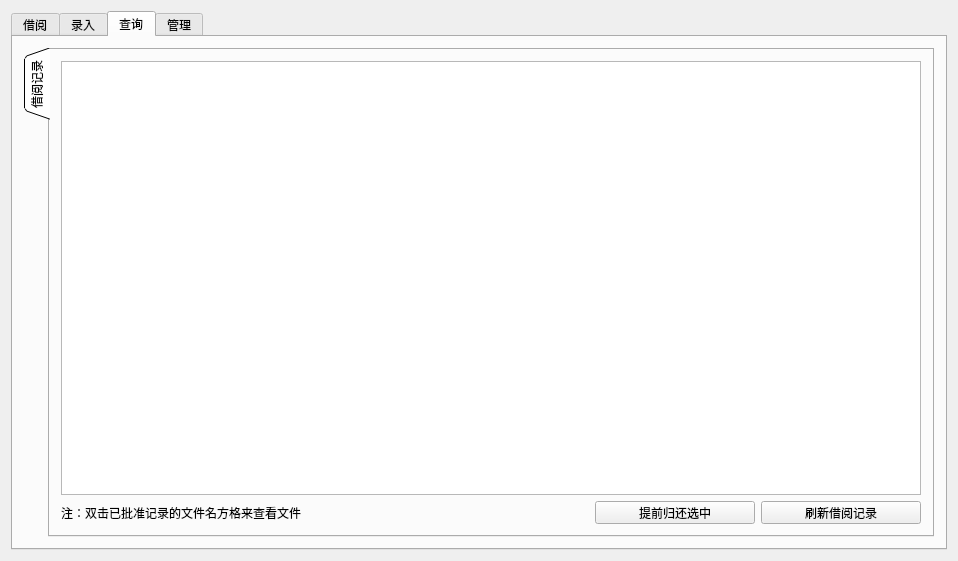
<?xml version="1.0" encoding="UTF-8"?>
<ui version="4.0">
 <class>MainWindowClass</class>
 <widget class="QWidget" name="MainWindowClass">
  <property name="geometry">
   <rect>
    <x>0</x>
    <y>0</y>
    <width>958</width>
    <height>561</height>
   </rect>
  </property>
  <property name="windowTitle">
   <string>MainWindow</string>
  </property>
  <layout class="QGridLayout" name="gridLayout_8">
   <item row="0" column="0">
    <widget class="QTabWidget" name="tabWidget">
     <property name="currentIndex">
      <number>2</number>
     </property>
     <property name="usesScrollButtons">
      <bool>true</bool>
     </property>
     <widget class="QWidget" name="borrowPage">
      <attribute name="title">
       <string>借阅</string>
      </attribute>
      <layout class="QGridLayout" name="gridLayout_13">
       <item row="0" column="0">
        <widget class="QLabel" name="borrowFileLabel">
         <property name="font">
          <font>
           <family>Microsoft YaHei UI</family>
           <pointsize>12</pointsize>
          </font>
         </property>
         <property name="text">
          <string>借阅文件</string>
         </property>
        </widget>
       </item>
       <item row="0" column="1">
        <widget class="QLineEdit" name="borrowFileTitle">
         <property name="font">
          <font>
           <family>Microsoft YaHei UI</family>
           <pointsize>12</pointsize>
          </font>
         </property>
        </widget>
       </item>
       <item row="0" column="3">
        <widget class="QLabel" name="outputFileExists">
         <property name="font">
          <font>
           <family>Microsoft YaHei UI</family>
           <pointsize>12</pointsize>
          </font>
         </property>
         <property name="text">
          <string>不存在</string>
         </property>
        </widget>
       </item>
       <item row="1" column="0">
        <widget class="QLabel" name="returnTimeLabel">
         <property name="font">
          <font>
           <family>Microsoft YaHei UI</family>
           <pointsize>12</pointsize>
          </font>
         </property>
         <property name="text">
          <string>归还时间</string>
         </property>
        </widget>
       </item>
       <item row="1" column="1">
        <widget class="QDateTimeEdit" name="returnDateTime">
         <property name="font">
          <font>
           <family>Microsoft YaHei UI</family>
           <pointsize>12</pointsize>
          </font>
         </property>
        </widget>
       </item>
       <item row="2" column="1">
        <widget class="QDialogButtonBox" name="borrowRecordSubmitButton">
         <property name="standardButtons">
          <set>QDialogButtonBox::Cancel|QDialogButtonBox::Ok</set>
         </property>
        </widget>
       </item>
      </layout>
     </widget>
     <widget class="QWidget" name="entryPage">
      <attribute name="title">
       <string>录入</string>
      </attribute>
      <layout class="QGridLayout" name="gridLayout_3">
       <item row="0" column="9">
        <widget class="QLabel" name="outputFileTitleUseableLabel">
         <property name="text">
          <string>为空</string>
         </property>
        </widget>
       </item>
       <item row="2" column="0">
        <widget class="QLabel" name="contentLabel">
         <property name="font">
          <font>
           <family>Microsoft YaHei UI</family>
           <pointsize>12</pointsize>
          </font>
         </property>
         <property name="text">
          <string>正文：</string>
         </property>
        </widget>
       </item>
       <item row="0" column="2" colspan="7">
        <widget class="QLineEdit" name="fileTitle">
         <property name="font">
          <font>
           <family>Microsoft YaHei UI</family>
           <pointsize>12</pointsize>
          </font>
         </property>
        </widget>
       </item>
       <item row="1" column="8" colspan="2">
        <widget class="QGroupBox" name="secLevelRadioButtonBox">
         <property name="title">
          <string/>
         </property>
         <layout class="QGridLayout" name="gridLayout_2">
          <item row="0" column="2">
           <widget class="QRadioButton" name="sec1">
            <property name="font">
             <font>
              <family>Microsoft YaHei UI</family>
              <pointsize>12</pointsize>
             </font>
            </property>
            <property name="text">
             <string>秘密</string>
            </property>
           </widget>
          </item>
          <item row="0" column="0">
           <widget class="QRadioButton" name="sec0">
            <property name="font">
             <font>
              <family>Microsoft YaHei UI</family>
              <pointsize>12</pointsize>
             </font>
            </property>
            <property name="text">
             <string>绝密</string>
            </property>
           </widget>
          </item>
          <item row="0" column="4">
           <widget class="QRadioButton" name="sec3">
            <property name="font">
             <font>
              <family>Microsoft YaHei UI</family>
              <pointsize>12</pointsize>
             </font>
            </property>
            <property name="text">
             <string>普通</string>
            </property>
            <property name="checkable">
             <bool>true</bool>
            </property>
            <property name="checked">
             <bool>true</bool>
            </property>
           </widget>
          </item>
          <item row="0" column="3">
           <widget class="QRadioButton" name="sec2">
            <property name="font">
             <font>
              <family>Microsoft YaHei UI</family>
              <pointsize>12</pointsize>
             </font>
            </property>
            <property name="text">
             <string>机密</string>
            </property>
           </widget>
          </item>
         </layout>
        </widget>
       </item>
       <item row="1" column="5">
        <widget class="QDateTimeEdit" name="fileSaveTime">
         <property name="minimumSize">
          <size>
           <width>176</width>
           <height>27</height>
          </size>
         </property>
         <property name="maximumSize">
          <size>
           <width>176</width>
           <height>27</height>
          </size>
         </property>
         <property name="font">
          <font>
           <family>Microsoft YaHei UI</family>
           <pointsize>12</pointsize>
          </font>
         </property>
         <property name="dateTime">
          <datetime>
           <hour>23</hour>
           <minute>59</minute>
           <second>59</second>
           <year>2022</year>
           <month>12</month>
           <day>31</day>
          </datetime>
         </property>
         <property name="displayFormat">
          <string>yyyy/M/d hh:mm:ss</string>
         </property>
        </widget>
       </item>
       <item row="1" column="3">
        <spacer name="horizontalSpacer_2">
         <property name="orientation">
          <enum>Qt::Horizontal</enum>
         </property>
         <property name="sizeHint" stdset="0">
          <size>
           <width>44</width>
           <height>20</height>
          </size>
         </property>
        </spacer>
       </item>
       <item row="3" column="0" colspan="10">
        <widget class="QTextEdit" name="fileContent">
         <property name="font">
          <font>
           <family>Microsoft YaHei</family>
           <pointsize>11</pointsize>
          </font>
         </property>
        </widget>
       </item>
       <item row="0" column="0" colspan="2">
        <widget class="QLabel" name="fileTitleLabel">
         <property name="font">
          <font>
           <family>Microsoft YaHei UI</family>
           <pointsize>12</pointsize>
          </font>
         </property>
         <property name="text">
          <string>档案名称：</string>
         </property>
        </widget>
       </item>
       <item row="1" column="6">
        <spacer name="horizontalSpacer">
         <property name="orientation">
          <enum>Qt::Horizontal</enum>
         </property>
         <property name="sizeHint" stdset="0">
          <size>
           <width>44</width>
           <height>20</height>
          </size>
         </property>
        </spacer>
       </item>
       <item row="1" column="7">
        <widget class="QLabel" name="secLevelLabel">
         <property name="font">
          <font>
           <family>Microsoft YaHei UI</family>
           <pointsize>12</pointsize>
          </font>
         </property>
         <property name="text">
          <string>保密等级：</string>
         </property>
        </widget>
       </item>
       <item row="1" column="2">
        <widget class="QDateTimeEdit" name="fileLoadTime">
         <property name="minimumSize">
          <size>
           <width>176</width>
           <height>27</height>
          </size>
         </property>
         <property name="maximumSize">
          <size>
           <width>176</width>
           <height>27</height>
          </size>
         </property>
         <property name="font">
          <font>
           <family>Microsoft YaHei UI</family>
           <pointsize>12</pointsize>
          </font>
         </property>
         <property name="dateTime">
          <datetime>
           <hour>23</hour>
           <minute>59</minute>
           <second>59</second>
           <year>2022</year>
           <month>11</month>
           <day>30</day>
          </datetime>
         </property>
         <property name="displayFormat">
          <string>yyyy/M/d hh:mm:ss</string>
         </property>
        </widget>
       </item>
       <item row="1" column="0" colspan="2">
        <widget class="QLabel" name="fileLoadTimeLabel">
         <property name="font">
          <font>
           <family>Microsoft YaHei UI</family>
           <pointsize>12</pointsize>
          </font>
         </property>
         <property name="text">
          <string>开始时间：</string>
         </property>
        </widget>
       </item>
       <item row="1" column="4">
        <widget class="QLabel" name="fileSaveTimeLabel">
         <property name="font">
          <font>
           <family>Microsoft YaHei UI</family>
           <pointsize>12</pointsize>
          </font>
         </property>
         <property name="text">
          <string>结束时间：</string>
         </property>
        </widget>
       </item>
       <item row="2" column="1" colspan="9">
        <spacer name="horizontalSpacer_3">
         <property name="orientation">
          <enum>Qt::Horizontal</enum>
         </property>
         <property name="sizeHint" stdset="0">
          <size>
           <width>945</width>
           <height>20</height>
          </size>
         </property>
        </spacer>
       </item>
       <item row="4" column="8">
        <widget class="QDialogButtonBox" name="saveButtonBox">
         <property name="standardButtons">
          <set>QDialogButtonBox::Cancel|QDialogButtonBox::Ok</set>
         </property>
        </widget>
       </item>
      </layout>
     </widget>
     <widget class="QWidget" name="queryPage">
      <attribute name="title">
       <string>查询</string>
      </attribute>
      <layout class="QGridLayout" name="gridLayout">
       <item row="0" column="0">
        <widget class="QTabWidget" name="queryTab">
         <property name="tabletTracking">
          <bool>false</bool>
         </property>
         <property name="tabPosition">
          <enum>QTabWidget::West</enum>
         </property>
         <property name="tabShape">
          <enum>QTabWidget::Triangular</enum>
         </property>
         <property name="currentIndex">
          <number>0</number>
         </property>
         <property name="elideMode">
          <enum>Qt::ElideNone</enum>
         </property>
         <widget class="QWidget" name="tab">
          <attribute name="title">
           <string>借阅记录</string>
          </attribute>
          <layout class="QGridLayout" name="gridLayout_9">
           <item row="0" column="0" colspan="3">
            <widget class="QTableView" name="queryBorrowRecordTable"/>
           </item>
           <item row="1" column="0">
            <widget class="QLabel" name="label">
             <property name="text">
              <string>注：双击已批准记录的文件名方格来查看文件</string>
             </property>
            </widget>
           </item>
           <item row="1" column="1">
            <widget class="QPushButton" name="returnSelectRecordButton">
             <property name="maximumSize">
              <size>
               <width>160</width>
               <height>23</height>
              </size>
             </property>
             <property name="text">
              <string>提前归还选中</string>
             </property>
            </widget>
           </item>
           <item row="1" column="2">
            <widget class="QPushButton" name="refushBorrowRecordButton">
             <property name="maximumSize">
              <size>
               <width>160</width>
               <height>23</height>
              </size>
             </property>
             <property name="text">
              <string>刷新借阅记录</string>
             </property>
            </widget>
           </item>
          </layout>
         </widget>
        </widget>
       </item>
      </layout>
     </widget>
     <widget class="QWidget" name="controlPage">
      <attribute name="title">
       <string>管理</string>
      </attribute>
      <layout class="QGridLayout" name="gridLayout_4">
       <item row="0" column="1">
        <widget class="QToolBox" name="controlBox">
         <property name="currentIndex">
          <number>0</number>
         </property>
         <widget class="QWidget" name="fileControl">
          <property name="geometry">
           <rect>
            <x>0</x>
            <y>0</y>
            <width>916</width>
            <height>422</height>
           </rect>
          </property>
          <attribute name="label">
           <string>文件数据管理</string>
          </attribute>
          <layout class="QGridLayout" name="gridLayout_7">
           <item row="1" column="0">
            <widget class="QPushButton" name="refreshFile">
             <property name="text">
              <string>刷新文件</string>
             </property>
            </widget>
           </item>
           <item row="1" column="1">
            <widget class="QPushButton" name="checkOverdueFile">
             <property name="text">
              <string>检查过期文件</string>
             </property>
            </widget>
           </item>
           <item row="1" column="2">
            <widget class="QPushButton" name="deleteSelectedFile">
             <property name="text">
              <string>删除选中文件</string>
             </property>
            </widget>
           </item>
           <item row="0" column="0" colspan="3">
            <widget class="QTableView" name="fileTable"/>
           </item>
          </layout>
         </widget>
         <widget class="QWidget" name="manageControl">
          <property name="geometry">
           <rect>
            <x>0</x>
            <y>0</y>
            <width>916</width>
            <height>422</height>
           </rect>
          </property>
          <attribute name="label">
           <string>用户权限管理</string>
          </attribute>
          <layout class="QGridLayout" name="gridLayout_6">
           <item row="1" column="2">
            <widget class="QPushButton" name="deleteUser">
             <property name="text">
              <string>删除用户</string>
             </property>
            </widget>
           </item>
           <item row="0" column="0" colspan="3">
            <widget class="QTableView" name="userTable"/>
           </item>
           <item row="1" column="0">
            <widget class="QPushButton" name="upLevel">
             <property name="text">
              <string>提升权限</string>
             </property>
            </widget>
           </item>
           <item row="1" column="1">
            <widget class="QPushButton" name="downLevel">
             <property name="text">
              <string>降低权限</string>
             </property>
            </widget>
           </item>
          </layout>
         </widget>
         <widget class="QWidget" name="borrowRecordControl">
          <attribute name="label">
           <string>借阅记录管理</string>
          </attribute>
          <layout class="QGridLayout" name="gridLayout_5">
           <item row="0" column="0" colspan="2">
            <widget class="QTableView" name="borrowRecordTable"/>
           </item>
           <item row="1" column="0">
            <widget class="QPushButton" name="acceptRecordButton">
             <property name="text">
              <string>批准选中</string>
             </property>
            </widget>
           </item>
           <item row="1" column="1">
            <widget class="QPushButton" name="refuseRecordButton">
             <property name="text">
              <string>拒绝选中</string>
             </property>
            </widget>
           </item>
          </layout>
         </widget>
        </widget>
       </item>
      </layout>
     </widget>
    </widget>
   </item>
  </layout>
 </widget>
 <layoutdefault spacing="6" margin="11"/>
 <resources/>
 <connections>
  <connection>
   <sender>fileContent</sender>
   <signal>textChanged()</signal>
   <receiver>MainWindowClass</receiver>
   <slot>onFileContentChanged()</slot>
   <hints>
    <hint type="sourcelabel">
     <x>911</x>
     <y>221</y>
    </hint>
    <hint type="destinationlabel">
     <x>933</x>
     <y>263</y>
    </hint>
   </hints>
  </connection>
  <connection>
   <sender>fileTitle</sender>
   <signal>textChanged(QString)</signal>
   <receiver>MainWindowClass</receiver>
   <slot>onFileTitleChanged(QString)</slot>
   <hints>
    <hint type="sourcelabel">
     <x>332</x>
     <y>44</y>
    </hint>
    <hint type="destinationlabel">
     <x>933</x>
     <y>57</y>
    </hint>
   </hints>
  </connection>
  <connection>
   <sender>fileSaveTime</sender>
   <signal>editingFinished()</signal>
   <receiver>MainWindowClass</receiver>
   <slot>onSaveTimeChanged()</slot>
   <hints>
    <hint type="sourcelabel">
     <x>548</x>
     <y>96</y>
    </hint>
    <hint type="destinationlabel">
     <x>933</x>
     <y>107</y>
    </hint>
   </hints>
  </connection>
  <connection>
   <sender>fileLoadTime</sender>
   <signal>editingFinished()</signal>
   <receiver>MainWindowClass</receiver>
   <slot>onLoadTimeChanged()</slot>
   <hints>
    <hint type="sourcelabel">
     <x>191</x>
     <y>103</y>
    </hint>
    <hint type="destinationlabel">
     <x>6</x>
     <y>118</y>
    </hint>
   </hints>
  </connection>
  <connection>
   <sender>tabWidget</sender>
   <signal>tabBarClicked(int)</signal>
   <receiver>MainWindowClass</receiver>
   <slot>onTabWidgetChanged(int)</slot>
   <hints>
    <hint type="sourcelabel">
     <x>103</x>
     <y>56</y>
    </hint>
    <hint type="destinationlabel">
     <x>196</x>
     <y>4</y>
    </hint>
   </hints>
  </connection>
  <connection>
   <sender>saveButtonBox</sender>
   <signal>accepted()</signal>
   <receiver>MainWindowClass</receiver>
   <slot>onSaveButtonClicked()</slot>
   <hints>
    <hint type="sourcelabel">
     <x>822</x>
     <y>530</y>
    </hint>
    <hint type="destinationlabel">
     <x>860</x>
     <y>413</y>
    </hint>
   </hints>
  </connection>
  <connection>
   <sender>saveButtonBox</sender>
   <signal>rejected()</signal>
   <receiver>MainWindowClass</receiver>
   <slot>onCancelButtonClicked()</slot>
   <hints>
    <hint type="sourcelabel">
     <x>779</x>
     <y>530</y>
    </hint>
    <hint type="destinationlabel">
     <x>715</x>
     <y>413</y>
    </hint>
   </hints>
  </connection>
  <connection>
   <sender>controlBox</sender>
   <signal>currentChanged(int)</signal>
   <receiver>MainWindowClass</receiver>
   <slot>onControlPageChanged(int)</slot>
   <hints>
    <hint type="sourcelabel">
     <x>215</x>
     <y>98</y>
    </hint>
    <hint type="destinationlabel">
     <x>4</x>
     <y>51</y>
    </hint>
   </hints>
  </connection>
  <connection>
   <sender>refreshFile</sender>
   <signal>clicked()</signal>
   <receiver>MainWindowClass</receiver>
   <slot>onRefreshFileButtonClicked()</slot>
   <hints>
    <hint type="sourcelabel">
     <x>49</x>
     <y>467</y>
    </hint>
    <hint type="destinationlabel">
     <x>1</x>
     <y>413</y>
    </hint>
   </hints>
  </connection>
  <connection>
   <sender>checkOverdueFile</sender>
   <signal>clicked()</signal>
   <receiver>MainWindowClass</receiver>
   <slot>onCheckOverdueFileButtonClicked()</slot>
   <hints>
    <hint type="sourcelabel">
     <x>419</x>
     <y>469</y>
    </hint>
    <hint type="destinationlabel">
     <x>5</x>
     <y>413</y>
    </hint>
   </hints>
  </connection>
  <connection>
   <sender>deleteSelectedFile</sender>
   <signal>clicked()</signal>
   <receiver>MainWindowClass</receiver>
   <slot>onDeleteSelectedFileButtonClicked()</slot>
   <hints>
    <hint type="sourcelabel">
     <x>739</x>
     <y>463</y>
    </hint>
    <hint type="destinationlabel">
     <x>4</x>
     <y>413</y>
    </hint>
   </hints>
  </connection>
  <connection>
   <sender>upLevel</sender>
   <signal>clicked()</signal>
   <receiver>MainWindowClass</receiver>
   <slot>onUpLevelButtonClicked()</slot>
   <hints>
    <hint type="sourcelabel">
     <x>164</x>
     <y>495</y>
    </hint>
    <hint type="destinationlabel">
     <x>2</x>
     <y>413</y>
    </hint>
   </hints>
  </connection>
  <connection>
   <sender>downLevel</sender>
   <signal>clicked()</signal>
   <receiver>MainWindowClass</receiver>
   <slot>onDownLevelButtonClicked()</slot>
   <hints>
    <hint type="sourcelabel">
     <x>443</x>
     <y>492</y>
    </hint>
    <hint type="destinationlabel">
     <x>1</x>
     <y>413</y>
    </hint>
   </hints>
  </connection>
  <connection>
   <sender>deleteUser</sender>
   <signal>clicked()</signal>
   <receiver>MainWindowClass</receiver>
   <slot>onDeleteUserButtonClicked()</slot>
   <hints>
    <hint type="sourcelabel">
     <x>792</x>
     <y>489</y>
    </hint>
    <hint type="destinationlabel">
     <x>1</x>
     <y>413</y>
    </hint>
   </hints>
  </connection>
  <connection>
   <sender>acceptRecordButton</sender>
   <signal>clicked()</signal>
   <receiver>MainWindowClass</receiver>
   <slot>onAcceptRecordButtonClicked()</slot>
   <hints>
    <hint type="sourcelabel">
     <x>172</x>
     <y>524</y>
    </hint>
    <hint type="destinationlabel">
     <x>2</x>
     <y>413</y>
    </hint>
   </hints>
  </connection>
  <connection>
   <sender>refuseRecordButton</sender>
   <signal>clicked()</signal>
   <receiver>MainWindowClass</receiver>
   <slot>onRefuseRecordButtonClicked()</slot>
   <hints>
    <hint type="sourcelabel">
     <x>617</x>
     <y>528</y>
    </hint>
    <hint type="destinationlabel">
     <x>4</x>
     <y>413</y>
    </hint>
   </hints>
  </connection>
  <connection>
   <sender>borrowFileTitle</sender>
   <signal>textChanged(QString)</signal>
   <receiver>MainWindowClass</receiver>
   <slot>onBorrowFileTitleChanged(QString)</slot>
   <hints>
    <hint type="sourcelabel">
     <x>169</x>
     <y>159</y>
    </hint>
    <hint type="destinationlabel">
     <x>0</x>
     <y>155</y>
    </hint>
   </hints>
  </connection>
  <connection>
   <sender>returnDateTime</sender>
   <signal>editingFinished()</signal>
   <receiver>MainWindowClass</receiver>
   <slot>onReturnTimeChanged()</slot>
   <hints>
    <hint type="sourcelabel">
     <x>125</x>
     <y>285</y>
    </hint>
    <hint type="destinationlabel">
     <x>5</x>
     <y>291</y>
    </hint>
   </hints>
  </connection>
  <connection>
   <sender>borrowRecordSubmitButton</sender>
   <signal>accepted()</signal>
   <receiver>MainWindowClass</receiver>
   <slot>onSubmitBorrowRecordButtonClicked()</slot>
   <hints>
    <hint type="sourcelabel">
     <x>767</x>
     <y>414</y>
    </hint>
    <hint type="destinationlabel">
     <x>933</x>
     <y>413</y>
    </hint>
   </hints>
  </connection>
  <connection>
   <sender>borrowRecordSubmitButton</sender>
   <signal>rejected()</signal>
   <receiver>MainWindowClass</receiver>
   <slot>onCancelBorrowRecordButtonClicked()</slot>
   <hints>
    <hint type="sourcelabel">
     <x>827</x>
     <y>414</y>
    </hint>
    <hint type="destinationlabel">
     <x>933</x>
     <y>413</y>
    </hint>
   </hints>
  </connection>
  <connection>
   <sender>returnSelectRecordButton</sender>
   <signal>clicked()</signal>
   <receiver>MainWindowClass</receiver>
   <slot>onReturnSelectRecordButtonClicked()</slot>
   <hints>
    <hint type="sourcelabel">
     <x>660</x>
     <y>515</y>
    </hint>
    <hint type="destinationlabel">
     <x>651</x>
     <y>558</y>
    </hint>
   </hints>
  </connection>
  <connection>
   <sender>queryBorrowRecordTable</sender>
   <signal>doubleClicked(QModelIndex)</signal>
   <receiver>MainWindowClass</receiver>
   <slot>onGetContentDoubleClicked(QModelIndex)</slot>
   <hints>
    <hint type="sourcelabel">
     <x>214</x>
     <y>170</y>
    </hint>
    <hint type="destinationlabel">
     <x>957</x>
     <y>196</y>
    </hint>
   </hints>
  </connection>
  <connection>
   <sender>refushBorrowRecordButton</sender>
   <signal>clicked()</signal>
   <receiver>MainWindowClass</receiver>
   <slot>onRefreshBorrowRecordButtonClicked()</slot>
   <hints>
    <hint type="sourcelabel">
     <x>872</x>
     <y>521</y>
    </hint>
    <hint type="destinationlabel">
     <x>931</x>
     <y>509</y>
    </hint>
   </hints>
  </connection>
  <connection>
   <sender>queryTab</sender>
   <signal>currentChanged(int)</signal>
   <receiver>MainWindowClass</receiver>
   <slot>onQueryTabChanged(int)</slot>
   <hints>
    <hint type="sourcelabel">
     <x>24</x>
     <y>108</y>
    </hint>
    <hint type="destinationlabel">
     <x>-1</x>
     <y>197</y>
    </hint>
   </hints>
  </connection>
 </connections>
 <slots>
  <slot>onFileContentChanged()</slot>
  <slot>onFileTitleChanged(QString)</slot>
  <slot>onSaveTimeChanged()</slot>
  <slot>onLoadTimeChanged()</slot>
  <slot>onTabWidgetChanged(int)</slot>
  <slot>onSaveButtonClicked()</slot>
  <slot>onCancelButtonClicked()</slot>
  <slot>onControlPageChanged(int)</slot>
  <slot>onRefreshFileButtonClicked()</slot>
  <slot>onCheckOverdueFileButtonClicked()</slot>
  <slot>onDeleteSelectedFileButtonClicked()</slot>
  <slot>onUpLevelButtonClicked()</slot>
  <slot>onDownLevelButtonClicked()</slot>
  <slot>onDeleteUserButtonClicked()</slot>
  <slot>onAcceptRecordButtonClicked()</slot>
  <slot>onRefuseRecordButtonClicked()</slot>
  <slot>onBorrowFileTitleChanged(QString)</slot>
  <slot>onReturnTimeChanged()</slot>
  <slot>onSubmitBorrowRecordButtonClicked()</slot>
  <slot>onCancelBorrowRecordButtonClicked()</slot>
  <slot>onRefreshBorrowRecordButtonClicked()</slot>
  <slot>onGetContentDoubleClicked(QModelIndex)</slot>
  <slot>onReturnSelectRecordButtonClicked()</slot>
  <slot>onQueryTabChanged(int)</slot>
 </slots>
</ui>
